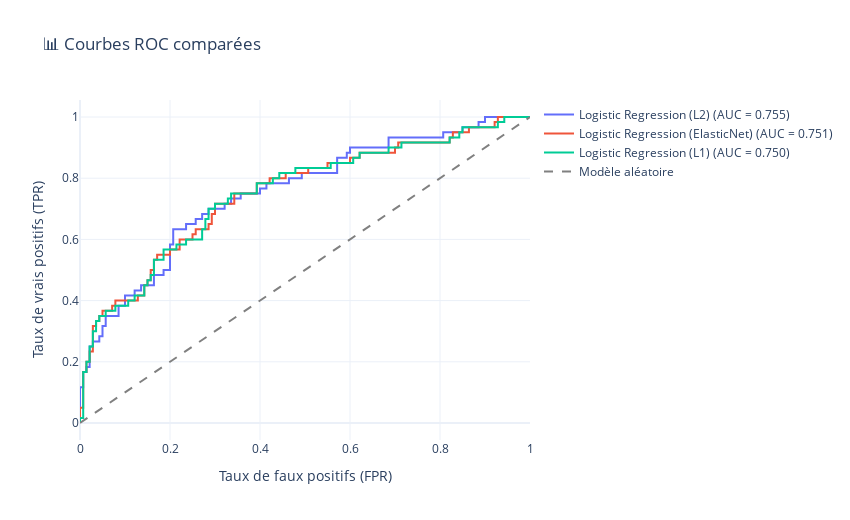

Notebook code cell kept with this figure:
### Code cell
# Courbes ROC
logistic_models.plot_roc_curve_interactive()
